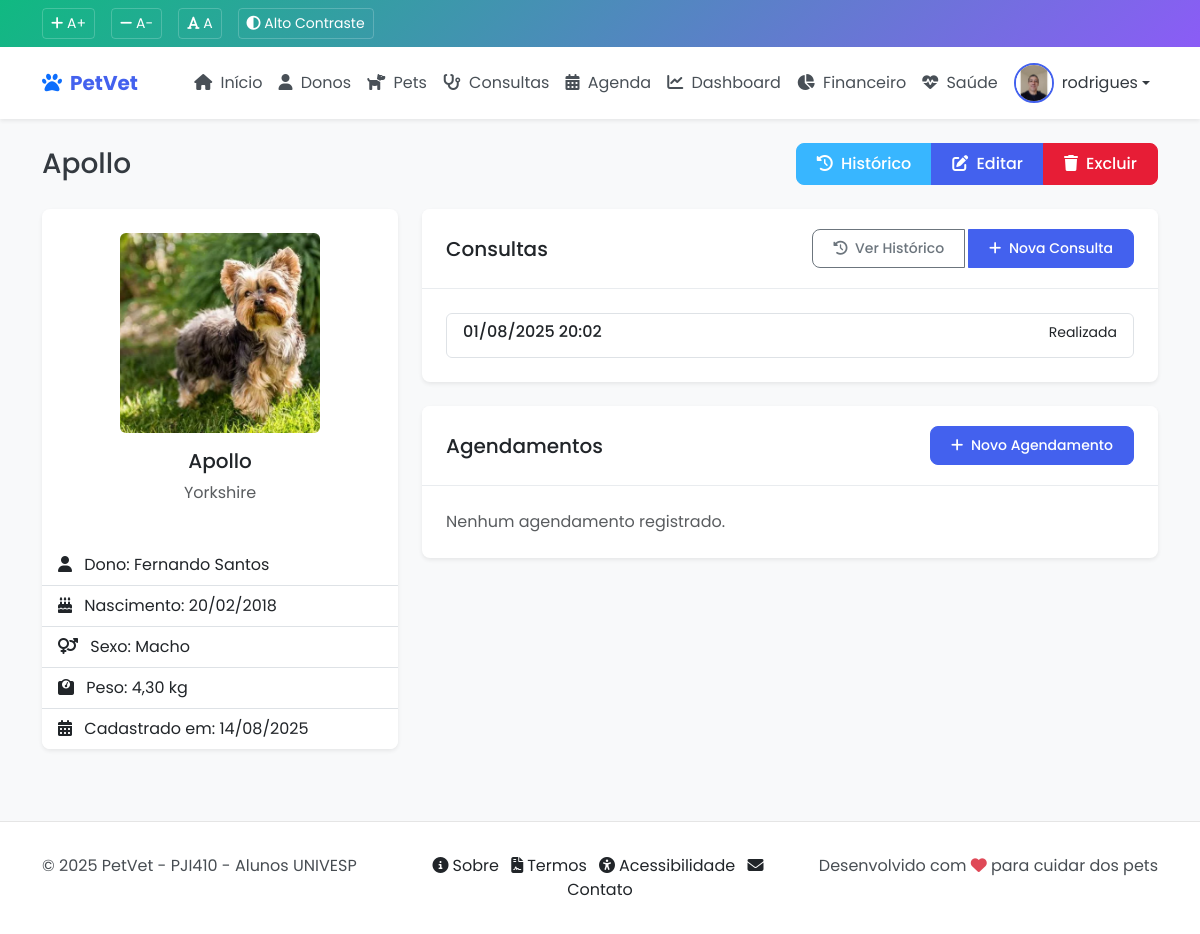
The app's page /core/pets/15/ (signed in) with its own data.
### core/models.py (models this page shows, shortened)
class Profile(models.Model):
    user = models.OneToOneField(User, on_delete=models.CASCADE, related_name='profile')
    avatar = models.ImageField(upload_to='avatars/', null=True, blank=True)
    bio = models.TextField(max_length=500, blank=True)
    telefone = models.CharField(max_length=15, blank=True)

class Pet(models.Model):
    ESPECIES = (
        ('CACHORRO', 'Cachorro'),
        ('GATO', 'Gato'),
        ('AVE', 'Ave'),
        ('ROEDOR', 'Roedor'),
        ('REPTIL', 'Réptil'),
        ('OUTRO', 'Outro'),
    )
    SEXO = (
        ('M', 'Macho'),
        ('F', 'Fêmea'),
    )
    nome = models.CharField(max_length=100)
    dono = models.ForeignKey(Dono, on_delete=models.CASCADE, related_name='pets')
    especie = models.CharField(max_length=20, choices=ESPECIES)
    raca = models.CharField(max_length=50, blank=True)
    sexo = models.CharField(max_length=1, choices=SEXO)
    data_nascimento = models.DateField(null=True, blank=True)
    peso = models.DecimalField(max_digits=5, decimal_places=2, null=True, blank=True)
    foto = models.ImageField(upload_to='pets_fotos/', null=True, blank=True)
    observacoes = models.TextField(blank=True)
    data_cadastro = models.DateTimeField(auto_now_add=True)
    updated_at = models.DateTimeField(auto_now=True)
    class Meta:
        verbose_name = 'Pet'
        verbose_name_plural = 'Pets'
        ordering = ['nome']

class Dono(models.Model):
    nome = models.CharField(max_length=100)
    cpf = models.CharField(max_length=14, unique=True)
    telefone = models.CharField(max_length=15)
    email = models.EmailField(unique=True)
    endereco = models.TextField()
    data_cadastro = models.DateTimeField(auto_now_add=True)
    class Meta:
        verbose_name = 'Dono'
        verbose_name_plural = 'Donos'
        ordering = ['nome']

class Consulta(models.Model):
    STATUS = (
        ('AGENDADA', 'Agendada'),
        ('CONFIRMADA', 'Confirmada'),
        ('REALIZADA', 'Realizada'),
        ('CANCELADA', 'Cancelada'),
    )
    VETERINARIOS = (
        ('MV Paulo Alelúia', 'MV Paulo Alelúia'),
        ('MV Cleber Azevedo Souza', 'MV Cleber Azevedo Souza'),
        ('MV Ana Carolinna Piazza', 'MV Ana Carolinna Piazza'),
        ('MV Camila Banborra', 'MV Camila Banborra'),
    )
    pet = models.ForeignKey(Pet, on_delete=models.CASCADE, related_name='consultas')
    veterinario = models.CharField(max_length=100, choices=VETERINARIOS, default='MV Paulo Alelúia')
    data_hora = models.DateTimeField()
    motivo = models.CharField(max_length=200)
    diagnostico = models.TextField(blank=True)
    tratamento = models.TextField(blank=True)
    status = models.CharField(max_length=20, choices=STATUS, default='AGENDADA')
    observacoes = models.TextField(blank=True)
    data_criacao = models.DateTimeField(auto_now_add=True)
    class Meta:
        verbose_name = 'Consulta'
        verbose_name_plural = 'Consultas'
        ordering = ['-data_hora']

### core/views.py (the view)
# urls.py: path('pets/<int:pk>/', views.pet_detail, name='pet_detail'),
@login_required
def pet_detail(request, pk):
    pet = get_object_or_404(Pet, pk=pk)
    consultas = Consulta.objects.filter(pet=pet).order_by('-data_hora')[:5]  # Mostra apenas as 5 mais recentes
    agendamentos = Agenda.objects.filter(pet=pet).order_by('-data_hora')[:5]  # Mostra apenas os 5 mais recentes
    context = {
        'pet': pet,
        'consultas': consultas,
        'agendamentos': agendamentos,
    }
    return render(request, 'core/pet/detail.html', context)

### templates/core/pet/detail.html (shortened to what this page needs)
{% extends 'base.html' %}
{% block content %}
<div class="container">
    <div class="d-flex justify-content-between align-items-center mb-4">
        <h1 class="h3 mb-0">{{ pet.nome }}</h1>
        <div class="btn-group">
            <a href="{% url 'core:pet_historico' pet.pk %}" class="btn btn-info text-white">
                <i class="fas fa-history me-1"></i> Histórico
            </a>
            <a href="{% url 'core:pet_update' pet.pk %}" class="btn btn-primary">
                <i class="fas fa-edit me-1"></i> Editar
            </a>
            <a href="{% url 'core:pet_delete' pet.pk %}" class="btn btn-danger">
                <i class="fas fa-trash me-1"></i> Excluir
            </a>
        </div>
    </div>
    <div class="row">
        <div class="col-md-4 mb-4">
            <div class="card">
                <div class="card-body text-center">
                    <div class="pet-photo mb-3">
                        {% if pet.foto %}
                        <img src="{{ pet.foto.url }}" alt="{{ pet.nome }}" class="img-fluid rounded">
                        {% else %}
                        <div class="no-photo">
                            <i class="fas fa-paw fa-3x"></i>
                        </div>
                        {% endif %}
                    </div>
                    <h5 class="card-title">{{ pet.nome }}</h5>
                    <p class="text-muted">{{ pet.raca }}</p>
                </div>
                <ul class="list-group list-group-flush">
                    <li class="list-group-item">
                        <i class="fas fa-user me-2"></i> Dono: {{ pet.dono.nome }}
                    </li>
                    <li class="list-group-item">
                        <i class="fas fa-birthday-cake me-2"></i> Nascimento: {{ pet.data_nascimento|date:"d/m/Y" }}
                    </li>
                    <li class="list-group-item">
                        <i class="fas fa-venus-mars me-2"></i> Sexo: {{ pet.get_sexo_display }}
                    </li>
                    <li class="list-group-item">
                        <i class="fas fa-weight me-2"></i> Peso: {{ pet.peso }} kg
                    </li>
                    <li class="list-group-item">
                        <i class="fas fa-calendar-alt me-2"></i> Cadastrado em: {{ pet.data_cadastro|date:"d/m/Y" }}
                    </li>
                </ul>
            </div>
        </div>
        <div class="col-md-8">
            <div class="card mb-4">
                <div class="card-header d-flex justify-content-between align-items-center">
                    <h5 class="mb-0">Consultas</h5>
                    <div class="btn-group">
                        <a href="{% url 'core:pet_historico' pet.pk %}" class="btn btn-sm btn-outline-secondary me-1">
                            <i class="fas fa-history me-1"></i> Ver Histórico
                        </a>
                        <a href="{% url 'core:consulta_create' %}?pet={{ pet.pk }}" class="btn btn-sm btn-primary">
                            <i class="fas fa-plus me-1"></i> Nova Consulta
                        </a>
                    </div>
                </div>
                <div class="card-body">
                    {% if consultas %}
                    <div class="list-group">
                        {% for consulta in consultas %}
                        <a href="{% url 'core:consulta_detail' consulta.pk %}" class="list-group-item list-group-item-action">
                            <div class="d-flex w-100 justify-content-between">
                                <h6 class="mb-1">{{ consulta.data_hora|date:"d/m/Y H:i" }}</h6>
                                <small class="text-{{ consulta.status|lower }}">{{ consulta.get_status_display }}</small>
                            </div>
                        </a>
                        {% endfor %}
                    </div>
                    {% else %}
                    <p class="text-muted mb-0">Nenhuma consulta registrada.</p>
                    {% endif %}
                </div>
            </div>
            <div class="card">
                <div class="card-header d-flex justify-content-between align-items-center">
                    <h5 class="mb-0">Agendamentos</h5>
                    <a href="{% url 'core:agenda_create' %}?pet={{ pet.pk }}" class="btn btn-sm btn-primary">
                        <i class="fas fa-plus me-1"></i> Novo Agendamento
                    </a>
                </div>
                <div class="card-body">
                    {% if agendamentos %}
                    <div class="list-group">
                        {% for agendamento in agendamentos %}
                        <a href="{% url 'core:agenda_detail' agendamento.pk %}" class="list-group-item list-group-item-action">
                            <div class="d-flex w-100 justify-content-between">
                                <h6 class="mb-1">{{ agendamento.data_hora|date:"d/m/Y H:i" }}</h6>
                                <small class="text-{{ agendamento.status|lower }}">{{ agendamento.get_status_display }}</small>
                            </div>
                            <p class="mb-1">{{ agendamento.tipo }}</p>
                        </a>
                        {% endfor %}
                    </div>
                    {% else %}
                    <p class="text-muted mb-0">Nenhum agendamento registrado.</p>
                    {% endif %}
                </div>
            </div>
        </div>
    </div>
</div>
{% endblock %}

### templates/base.html (shortened to what this page needs)
{% load static %}
<!DOCTYPE html>
<html lang="pt-br">
<head>
    <link href="https://cdn.jsdelivr.net/npm/bootstrap@5.3.0/dist/css/bootstrap.min.css" rel="stylesheet">
    <link rel="stylesheet" href="https://cdnjs.cloudflare.com/ajax/libs/font-awesome/6.4.0/css/all.min.css">
    <link href="https://cdn.jsdelivr.net/npm/fullcalendar@5.11.3/main.min.css" rel="stylesheet">
    <link href="{% static 'css/style.css' %}" rel="stylesheet">
    <link href="{% static 'css/accessibility.css' %}" rel="stylesheet">
</head>
<body>
    <div class="accessibility-bar">
        <div class="container">
            <div class="d-flex justify-content-between align-items-center">
                <div class="accessibility-controls">
                    <button id="increaseFont" aria-label="Aumentar tamanho da fonte">
                        <i class="fas fa-plus"></i> A+
                    </button>
                    <button id="decreaseFont" aria-label="Diminuir tamanho da fonte">
                        <i class="fas fa-minus"></i> A-
                    </button>
                    <button id="normalFont" aria-label="Tamanho normal da fonte">
                        <i class="fas fa-font"></i> A
                    </button>
                    <button id="highContrast" aria-label="Ativar alto contraste">
                        <i class="fas fa-adjust"></i> Alto Contraste
                    </button>
                </div>
            </div>
        </div>
    </div>
    <nav class="navbar navbar-expand-lg sticky-top" aria-label="Navegação principal">
        <div class="container">
            <a class="navbar-brand d-flex align-items-center" href="{% url 'core:index' %}">
                <i class="fas fa-paw me-2 text-primary" aria-hidden="true"></i>
                <span>PetVet</span>
            </a>
            <div class="collapse navbar-collapse" id="navbarNav">
                <ul class="navbar-nav ms-auto">
                    <li class="nav-item">
                        <a class="nav-link {% if request.resolver_match.url_name == 'index' %}active{% endif %}" href="{% url 'core:index' %}">
                            <i class="fas fa-home me-1" aria-hidden="true"></i> Início
                        </a>
                    </li>
                    {% if user.is_authenticated %}
                    <li class="nav-item">
                        <a class="nav-link {% if request.resolver_match.url_name == 'dono_list' %}active{% endif %}" href="{% url 'core:dono_list' %}">
                            <i class="fas fa-user me-1" aria-hidden="true"></i> Donos
                        </a>
                    </li>
                    <li class="nav-item">
                        <a class="nav-link {% if request.resolver_match.url_name == 'pet_list' %}active{% endif %}" href="{% url 'core:pet_list' %}">
                            <i class="fas fa-dog me-1" aria-hidden="true"></i> Pets
                        </a>
                    </li>
                    <li class="nav-item">
                        <a class="nav-link {% if request.resolver_match.url_name == 'consulta_list' %}active{% endif %}" href="{% url 'core:consulta_list' %}">
                            <i class="fas fa-stethoscope me-1" aria-hidden="true"></i> Consultas
                        </a>
                    </li>
                    <li class="nav-item">
                        <a class="nav-link {% if request.resolver_match.url_name == 'agenda_list' %}active{% endif %}" href="{% url 'core:agenda_list' %}">
                            <i class="fas fa-calendar-alt me-1" aria-hidden="true"></i> Agenda
                        </a>
                    </li>
                    <li class="nav-item">
                        <a class="nav-link {% if request.resolver_match.url_name == 'dashboard_veterinario' %}active{% endif %}" href="{% url 'core:dashboard_veterinario' %}">
                            <i class="fas fa-chart-line me-1" aria-hidden="true"></i> Dashboard
                        </a>
                    </li>
                    <li class="nav-item">
                        <a class="nav-link {% if request.resolver_match.url_name == 'dashboard_financeiro' %}active{% endif %}" href="{% url 'core:dashboard_financeiro' %}">
                            <i class="fas fa-chart-pie me-1" aria-hidden="true"></i> Financeiro
                        </a>
                    </li>
                    <li class="nav-item">
                        <a class="nav-link {% if request.resolver_match.url_name == 'dashboard_saude' %}active{% endif %}" href="{% url 'core:dashboard_saude' %}">
                            <i class="fas fa-heartbeat me-1" aria-hidden="true"></i> Saúde
                        </a>
                    </li>
                    {% endif %}
                </ul>
                {% if user.is_authenticated %}
                <div class="d-flex align-items-center">
                    <div class="user-profile">
                        <div class="dropdown">
                            <a href="#" class="d-flex align-items-center text-decoration-none dropdown-toggle" id="userDropdown" data-bs-toggle="dropdown" aria-expanded="false">
                                {% if user.profile.avatar %}
                                    <img src="{{ user.profile.avatar.url }}" alt="{{ user.username }}" class="user-avatar">
                                {% else %}
                                    <div class="user-avatar-placeholder">
                                        <i class="fas fa-user"></i>
                                    </div>
                                {% endif %}
                                <span class="ms-2">{{ user.username }}</span>
                            </a>
                        </div>
                    </div>
                </div>
                {% endif %}
            </div>
        </div>
    </nav>
    <main id="main-content" class="py-4">
        {% block content %}{% endblock %}
    </main>
    <footer>
        <div class="container">
            <div class="row">
                <div class="col-md-4">
                    <p class="mb-0">&copy; 2025 PetVet - PJI410 - Alunos UNIVESP</p>
                </div>
                <div class="col-md-4 text-center">
                    <a href="{% url 'core:about' %}" class="text-decoration-none text-dark me-2">
                        <i class="fas fa-info-circle me-1"></i>Sobre
                    </a>
                    <a href="{% url 'core:terms' %}" class="text-decoration-none text-dark me-2">
                        <i class="fas fa-file-contract me-1"></i>Termos
                    </a>
                    <a href="{% url 'core:accessibility' %}" class="text-decoration-none text-dark me-2">
                        <i class="fas fa-universal-access me-1"></i>Acessibilidade
                    </a>
                    <a href="{% url 'core:contact' %}" class="text-decoration-none text-dark">
                        <i class="fas fa-envelope me-1"></i>Contato
                    </a>
                </div>
                <div class="col-md-4 text-md-end">
                    <p class="mb-0">
  Desenvolvido com <span class="pulse-flip-container"><i class="fas fa-heart text-danger pulse-flip" aria-hidden="true"></i></span> para cuidar dos pets
</p>
                </div>
            </div>
        </div>
    </footer>
</body>
</html>

### records on screen
Pet: nome "Apollo", foto (picture), raca "Yorkshire", dono.nome "Fernando Santos", data_nascimento "20/02/2018", sexo "Macho", peso "4,30", data_cadastro "14/08/2025"
Consulta: data_hora "01/08/2025 20:02", status "Realizada"

### other values on screen
{{ user.username }} "rodrigues"
